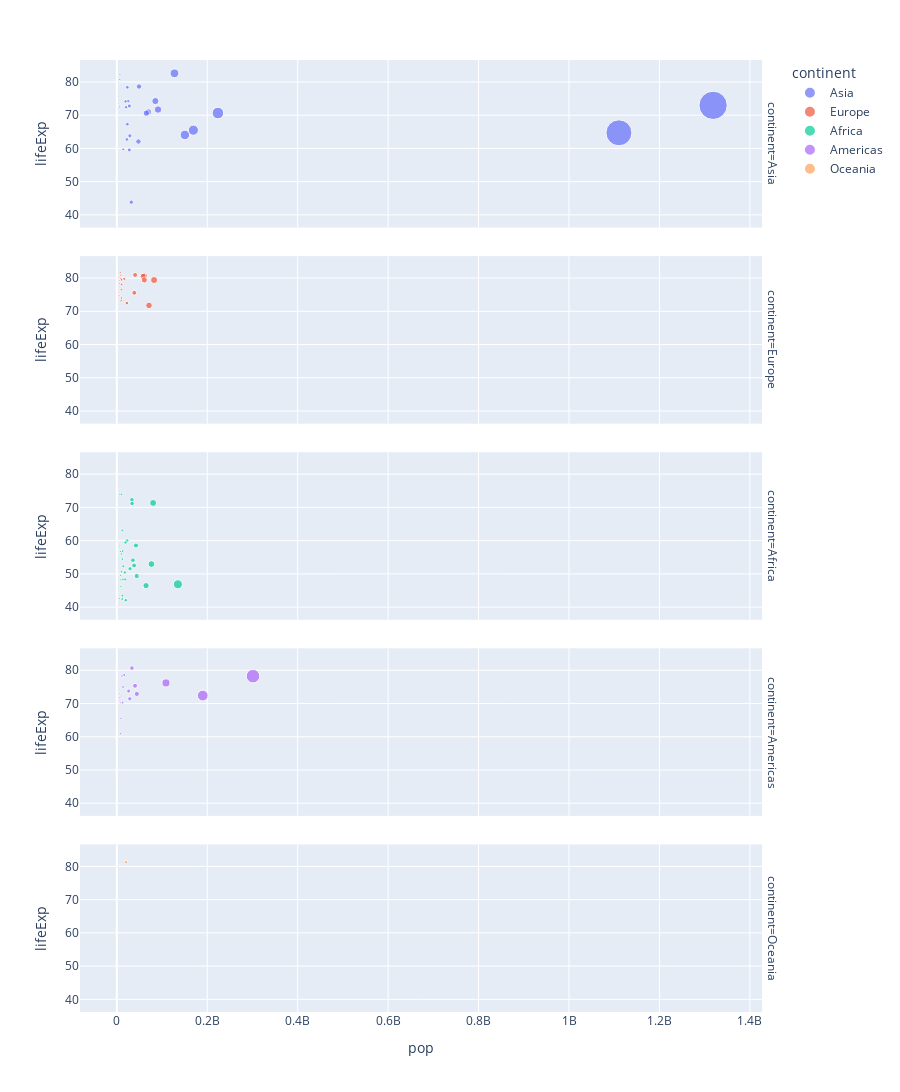

The cell this chart's notebook holds for it:
### Code cell
px.scatter(data_frame=df, x='pop', y='lifeExp', color='continent', size='pop', hover_name='country', hover_data=['pop', 'lifeExp'], facet_row='continent', height=2000)

### Figure 1 — Plotly figure (JSON) as saved in the notebook; plotly's stock layout.template omitted (floating-point values rounded to 4 significant figures)
{"data": [{"hovertemplate": "<b>%{hovertext}</b><br><br>continent=Asia<br>pop=%{marker.size}<br>lifeExp=%{y}<extra></extra>", "hovertext": ["Afghanistan", "Bahrain", "Bangladesh", "Cambodia", "China", "Hong Kong, China", "India", "Indonesia", "Iran", "Iraq", "Israel", "Japan", "Jordan", "Korea, Dem. Rep.", "Korea, Rep.", "Kuwait", "Lebanon", "Malaysia", "Mongolia", "Myanmar", "Nepal", "Oman", "Pakistan", "Philippines", "Saudi Arabia", "Singapore", "Sri Lanka", "Syria", "Taiwan", "Thailand", "Vietnam", "West Bank and Gaza", "Yemen, Rep."], "legendgroup": "Asia", "marker": {"color": "#636efa", "size": [31889923, 708573, 150448339, 14131858, 1318683096, 6980412, 1110396331, 223547000, 69453570, 27499638, 6426679, 127467972, 6053193, 23301725, 49044790, 2505559, 3921278, 24821286, 2874127, 47761980, 28901790, 3204897, 169270617, 91077287, 27601038, 4553009, 20378239, 19314747, 23174294, 65068149, 85262356, 4018332, 22211743], "sizemode": "area", "sizeref": 3297000.0, "symbol": "circle"}, "mode": "markers", "name": "Asia", "orientation": "v", "showlegend": true, "type": "scatter", "x": [31889923, 708573, 150448339, 14131858, 1318683096, 6980412, 1110396331, 223547000, 69453570, 27499638, 6426679, 127467972, 6053193, 23301725, 49044790, 2505559, 3921278, 24821286, 2874127, 47761980, 28901790, 3204897, 169270617, 91077287, 27601038, 4553009, 20378239, 19314747, 23174294, 65068149, 85262356, 4018332, 22211743], "xaxis": "x5", "y": [43.83, 75.64, 64.06, 59.72, 72.96, 82.21, 64.7, 70.65, 70.96, 59.55, 80.75, 82.6, 72.53, 67.3, 78.62, 77.59, 71.99, 74.24, 66.8, 62.07, 63.78, 75.64, 65.48, 71.69, 72.78, 79.97, 72.4, 74.14, 78.4, 70.62, 74.25, 73.42, 62.7], "yaxis": "y5"}, {"hovertemplate": "<b>%{hovertext}</b><br><br>continent=Europe<br>pop=%{marker.size}<br>lifeExp=%{y}<extra></extra>", "hovertext": ["Albania", "Austria", "Belgium", "Bosnia and Herzegovina", "Bulgaria", "Croatia", "Czech Republic", "Denmark", "Finland", "France", "Germany", "Greece", "Hungary", "Iceland", "Ireland", "Italy", "Montenegro", "Netherlands", "Norway", "Poland", "Portugal", "Romania", "Serbia", "Slovak Republic", "Slovenia", "Spain", "Sweden", "Switzerland", "Turkey", "United Kingdom"], "legendgroup": "Europe", "marker": {"color": "#EF553B", "size": [3600523, 8199783, 10392226, 4552198, 7322858, 4493312, 10228744, 5468120, 5238460, 61083916, 82400996, 10706290, 9956108, 301931, 4109086, 58147733, 684736, 16570613, 4627926, 38518241, 10642836, 22276056, 10150265, 5447502, 2009245, 40448191, 9031088, 7554661, 71158647, 60776238], "sizemode": "area", "sizeref": 3297000.0, "symbol": "circle"}, "mode": "markers", "name": "Europe", "orientation": "v", "showlegend": true, "type": "scatter", "x": [3600523, 8199783, 10392226, 4552198, 7322858, 4493312, 10228744, 5468120, 5238460, 61083916, 82400996, 10706290, 9956108, 301931, 4109086, 58147733, 684736, 16570613, 4627926, 38518241, 10642836, 22276056, 10150265, 5447502, 2009245, 40448191, 9031088, 7554661, 71158647, 60776238], "xaxis": "x4", "y": [76.42, 79.83, 79.44, 74.85, 73.0, 75.75, 76.49, 78.33, 79.31, 80.66, 79.41, 79.48, 73.34, 81.76, 78.89, 80.55, 74.54, 79.76, 80.2, 75.56, 78.1, 72.48, 74.0, 74.66, 77.93, 80.94, 80.88, 81.7, 71.78, 79.42], "yaxis": "y4"}, {"hovertemplate": "<b>%{hovertext}</b><br><br>continent=Africa<br>pop=%{marker.size}<br>lifeExp=%{y}<extra></extra>", "hovertext": ["Algeria", "Angola", "Benin", "Botswana", "Burkina Faso", "Burundi", "Cameroon", "Central African Republic", "Chad", "Comoros", "Congo, Dem. Rep.", "Congo, Rep.", "Cote d'Ivoire", "Djibouti", "Egypt", "Equatorial Guinea", "Eritrea", "Ethiopia", "Gabon", "Gambia", "Ghana", "Guinea", "Guinea-Bissau", "Kenya", "Lesotho", "Liberia", "Libya", "Madagascar", "Malawi", "Mali", "Mauritania", "Mauritius", "Morocco", "Mozambique", "Namibia", "Niger", "Nigeria", "Reunion", "Rwanda", "Sao Tome and Principe", "Senegal", "Sierra Leone", "Somalia", "South Africa", "Sudan", "Swaziland", "Tanzania", "Togo", "Tunisia", "Uganda", "Zambia", "Zimbabwe"], "legendgroup": "Africa", "marker": {"color": "#00cc96", "size": [33333216, 12420476, 8078314, 1639131, 14326203, 8390505, 17696293, 4369038, 10238807, 710960, 64606759, 3800610, 18013409, 496374, 80264543, 551201, 4906585, 76511887, 1454867, 1688359, 22873338, 9947814, 1472041, 35610177, 2012649, 3193942, 6036914, 19167654, 13327079, 12031795, 3270065, 1250882, 33757175, 19951656, 2055080, 12894865, 135031164, 798094, 8860588, 199579, 12267493, 6144562, 9118773, 43997828, 42292929, 1133066, 38139640, 5701579, 10276158, 29170398, 11746035, 12311143], "sizemode": "area", "sizeref": 3297000.0, "symbol": "circle"}, "mode": "markers", "name": "Africa", "orientation": "v", "showlegend": true, "type": "scatter", "x": [33333216, 12420476, 8078314, 1639131, 14326203, 8390505, 17696293, 4369038, 10238807, 710960, 64606759, 3800610, 18013409, 496374, 80264543, 551201, 4906585, 76511887, 1454867, 1688359, 22873338, 9947814, 1472041, 35610177, 2012649, 3193942, 6036914, 19167654, 13327079, 12031795, 3270065, 1250882, 33757175, 19951656, 2055080, 12894865, 135031164, 798094, 8860588, 199579, 12267493, 6144562, 9118773, 43997828, 42292929, 1133066, 38139640, 5701579, 10276158, 29170398, 11746035, 12311143], "xaxis": "x3", "y": [72.3, 42.73, 56.73, 50.73, 52.3, 49.58, 50.43, 44.74, 50.65, 65.15, 46.46, 55.32, 48.33, 54.79, 71.34, 51.58, 58.04, 52.95, 56.73, 59.45, 60.02, 56.01, 46.39, 54.11, 42.59, 45.68, 73.95, 59.44, 48.3, 54.47, 64.16, 72.8, 71.16, 42.08, 52.91, 56.87, 46.86, 76.44, 46.24, 65.53, 63.06, 42.57, 48.16, 49.34, 58.56, 39.61, 52.52, 58.42, 73.92, 51.54, 42.38, 43.49], "yaxis": "y3"}, {"hovertemplate": "<b>%{hovertext}</b><br><br>continent=Americas<br>pop=%{marker.size}<br>lifeExp=%{y}<extra></extra>", "hovertext": ["Argentina", "Bolivia", "Brazil", "Canada", "Chile", "Colombia", "Costa Rica", "Cuba", "Dominican Republic", "Ecuador", "El Salvador", "Guatemala", "Haiti", "Honduras", "Jamaica", "Mexico", "Nicaragua", "Panama", "Paraguay", "Peru", "Puerto Rico", "Trinidad and Tobago", "United States", "Uruguay", "Venezuela"], "legendgroup": "Americas", "marker": {"color": "#ab63fa", "size": [40301927, 9119152, 190010647, 33390141, 16284741, 44227550, 4133884, 11416987, 9319622, 13755680, 6939688, 12572928, 8502814, 7483763, 2780132, 108700891, 5675356, 3242173, 6667147, 28674757, 3942491, 1056608, 301139947, 3447496, 26084662], "sizemode": "area", "sizeref": 3297000.0, "symbol": "circle"}, "mode": "markers", "name": "Americas", "orientation": "v", "showlegend": true, "type": "scatter", "x": [40301927, 9119152, 190010647, 33390141, 16284741, 44227550, 4133884, 11416987, 9319622, 13755680, 6939688, 12572928, 8502814, 7483763, 2780132, 108700891, 5675356, 3242173, 6667147, 28674757, 3942491, 1056608, 301139947, 3447496, 26084662], "xaxis": "x2", "y": [75.32, 65.55, 72.39, 80.65, 78.55, 72.89, 78.78, 78.27, 72.23, 74.99, 71.88, 70.26, 60.92, 70.2, 72.57, 76.19, 72.9, 75.54, 71.75, 71.42, 78.75, 69.82, 78.24, 76.38, 73.75], "yaxis": "y2"}, {"hovertemplate": "<b>%{hovertext}</b><br><br>continent=Oceania<br>pop=%{marker.size}<br>lifeExp=%{y}<extra></extra>", "hovertext": ["Australia", "New Zealand"], "legendgroup": "Oceania", "marker": {"color": "#FFA15A", "size": [20434176, 4115771], "sizemode": "area", "sizeref": 3297000.0, "symbol": "circle"}, "mode": "markers", "name": "Oceania", "orientation": "v", "showlegend": true, "type": "scatter", "x": [20434176, 4115771], "xaxis": "x", "y": [81.23, 80.2], "yaxis": "y"}], "layout": {"annotations": [{"font": {}, "showarrow": false, "text": "continent=Oceania", "textangle": 90, "x": 0.98, "xanchor": "left", "xref": "paper", "y": 0.088, "yanchor": "middle", "yref": "paper"}, {"font": {}, "showarrow": false, "text": "continent=Americas", "textangle": 90, "x": 0.98, "xanchor": "left", "xref": "paper", "y": 0.294, "yanchor": "middle", "yref": "paper"}, {"font": {}, "showarrow": false, "text": "continent=Africa", "textangle": 90, "x": 0.98, "xanchor": "left", "xref": "paper", "y": 0.5, "yanchor": "middle", "yref": "paper"}, {"font": {}, "showarrow": false, "text": "continent=Europe", "textangle": 90, "x": 0.98, "xanchor": "left", "xref": "paper", "y": 0.706, "yanchor": "middle", "yref": "paper"}, {"font": {}, "showarrow": false, "text": "continent=Asia", "textangle": 90, "x": 0.98, "xanchor": "left", "xref": "paper", "y": 0.912, "yanchor": "middle", "yref": "paper"}], "height": 2000, "legend": {"itemsizing": "constant", "title": {"text": "continent"}, "tracegroupgap": 0}, "margin": {"t": 60}, "xaxis": {"anchor": "y", "domain": [0, 0.98], "title": {"text": "pop"}}, "xaxis2": {"anchor": "y2", "domain": [0, 0.98], "matches": "x", "showticklabels": false}, "xaxis3": {"anchor": "y3", "domain": [0, 0.98], "matches": "x", "showticklabels": false}, "xaxis4": {"anchor": "y4", "domain": [0, 0.98], "matches": "x", "showticklabels": false}, "xaxis5": {"anchor": "y5", "domain": [0, 0.98], "matches": "x", "showticklabels": false}, "yaxis": {"anchor": "x", "domain": [0, 0.176], "title": {"text": "lifeExp"}}, "yaxis2": {"anchor": "x2", "domain": [0.206, 0.382], "matches": "y", "title": {"text": "lifeExp"}}, "yaxis3": {"anchor": "x3", "domain": [0.412, 0.588], "matches": "y", "title": {"text": "lifeExp"}}, "yaxis4": {"anchor": "x4", "domain": [0.618, 0.794], "matches": "y", "title": {"text": "lifeExp"}}, "yaxis5": {"anchor": "x5", "domain": [0.824, 1], "matches": "y", "title": {"text": "lifeExp"}}}}
